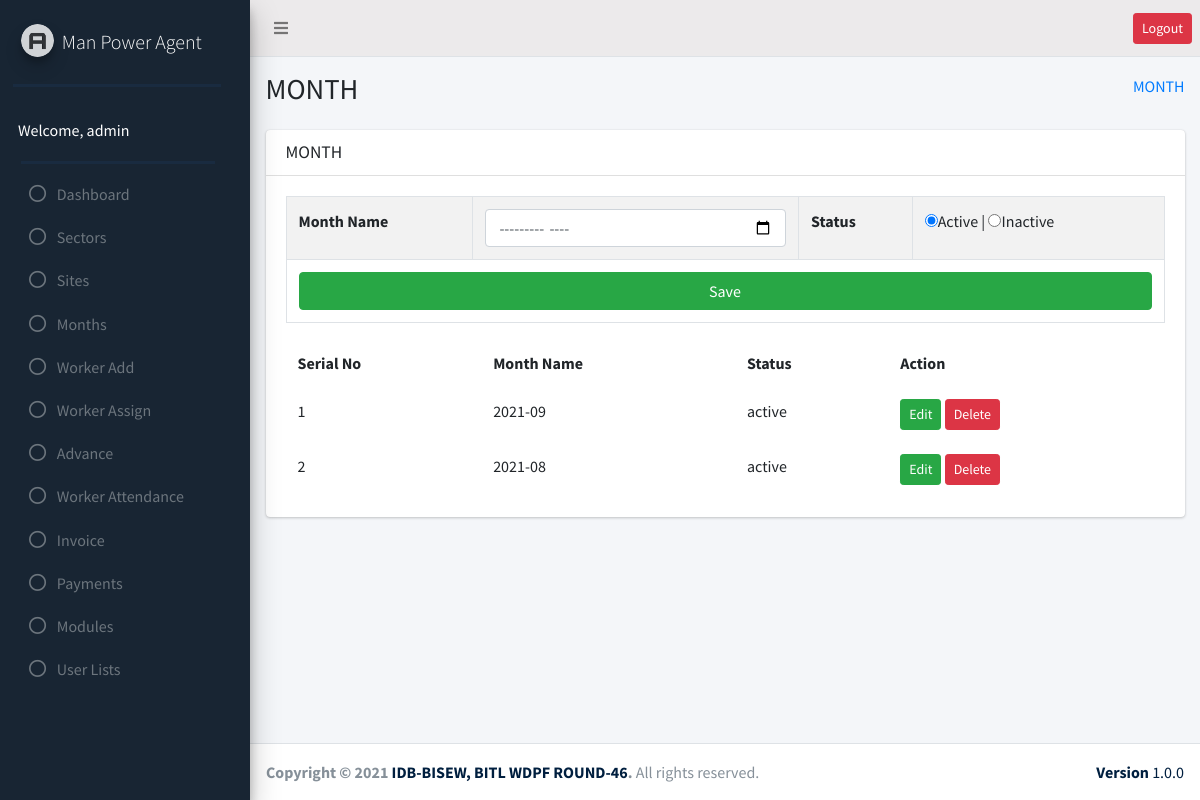
Page /month/month.php (signed in) on the committed database.
### tables this page shows
CREATE TABLE `user_role` (
  `id` int(11) NOT NULL,
  `adminID` int(11) NOT NULL,
  `sites_edit` int(50) DEFAULT NULL,
  `sites_delete` int(50) DEFAULT NULL,
  `sectors_edit` int(50) DEFAULT NULL,
  `sectors_delete` int(50) DEFAULT NULL,
  `add_worker_edit` int(50) DEFAULT NULL,
  `add_worker_delete` int(50) DEFAULT NULL,
  `worker_assign_edit` int(50) DEFAULT NULL,
  `worker_assign_delete` int(50) DEFAULT NULL,
  `advance_edit` int(50) DEFAULT NULL,
  `advance_delete` int(50) DEFAULT NULL,
  `payments_edit` int(50) DEFAULT NULL,
  `payments_delete` int(50) DEFAULT NULL,
  `month_edit` int(50) DEFAULT NULL,
  `month_delete` int(50) DEFAULT NULL,
  `modules_edit` int(50) DEFAULT NULL,
  `modules_delete` int(50) DEFAULT NULL,
  `user_lists_edit` int(50) DEFAULT NULL,
  `user_lists_delete` int(50) DEFAULT NULL,
  `worker_attendance_edit` int(11) NOT NULL,
  `worker_attendance_delete` int(11) NOT NULL,
  `invoice_edit` int(11) NOT NULL,
  `invoice_delete` int(11) NOT NULL
);

CREATE TABLE `month` (
  `id` int(11) NOT NULL,
  `month_name` varchar(255) NOT NULL,
  `status` enum('active','inactive') NOT NULL
);

### month/month.php (the view, shortened to what this page needs)
<?php
require_once("../header.php");
require_once("../sidebar.php");
$hh=$conn->query("SELECT * FROM month");
    $yy=$conn->query("INSERT INTO `month`(`month_name`, `status`) VALUES ('$month_name','$status')"); ?>
<section class="content-header">
    <div class="container-fluid">
        <div class="row mb-2">
            <div class="col-sm-6">
                <h1>MONTH</h1>
            </div>
            <div class="col-sm-6">
                <ol class="breadcrumb float-sm-right">
                    <li class="breadcrumb-item"><a href="#">MONTH</a></li>
                </ol>
            </div>
        </div>
    </div>
</section>
<section class="content">
    <div class="container-fluid">
        <div class="row">
            <div class="col-md-12">
                <div class="card">
                    <div class="card-header">
                        <h2 class="card-title text-center">
                            MONTH
                        </h2>
                    </div>
                    <div class="card-body">
                        <form action="" method="post">
                            <table class="table table-bordered  table-striped table-hover">
                                <tr>
                                    <th>Month Name</th>
                                    <td>
                                        <input type="month" name="month_name" class=" form-control" value="MM YYYY">
                                    </td>
                                    <th>Status</th>
                                    <td>
                                        <input type="radio" name="status" value="active" checked><span>Active</span> |
                                        <input type="radio" name="status" value="inactive"><span>Inactive</span>
                                    </td>
                                </tr>
                                <tr>
                                    <td colspan="8">
                                        <input type="submit" name="submit" value="Save"
                                            class="btn btn-block btn-success">
                                    </td>
                                </tr>
                            </table>
                        </form>
                        <table class=" table table-borderless table-hover">
                            <tr>
                                <th>Serial No</th>
                                <th>Month Name</th>
                                <th>Status</th>
                                <th>Action</th>
                            </tr>
                            <?php $i=0; while ($cc=$hh->fetch_assoc()) {
        ?>
                            <tr>
                                <td> <?php echo ++$i; ?>
                                </td>
                                <td> <?php echo $cc['month_name']?>
                                </td>
                                <td> <?php echo $cc['status']?>
                                </td>
                                <td>
                                    <a href="month_edit.php?id=<?php echo $cc['id'] ?>"
                                        class="btn btn-sm btn-success">Edit</a>
                                    <a href="month_delete.php?id=<?php echo $cc['id'] ?>"
                                        class="btn btn-sm btn-danger"
                                        onclick="return confirm('Are you sure?')">Delete</a>
                                </td>
                            </tr>
                            <?php
    } ?>
                        </table>
                    </div>
                </div>
            </div>
        </div>
    </div>
</section>
<?php require("../footer.php"); ?>

### sidebar.php (shortened to what this page needs)
 <?php
    $serverName = 'http://'.$_SERVER['SERVER_NAME'].'/man_power_agent';
    require_once("db_config.php");
?>
 <aside class="main-sidebar bg-success pt-14  elevation-4">
   <a href="" class="brand-link">
     <img src="<?= $serverName; ?>/assets/images/AdminLTELogo.png"
       alt="AdminLTE Logo" class="brand-image img-circle elevation-3" style="opacity: .8">
     <span class="brand-text font-weight-light">Man Power Agent</span>
   </a>
   <div class="bb-2"></div>
   <div class="sidebar">
     <div class="user-panel mt-3  d-flex">
       <div class="info text-white">
         Welcome, <?= $_SESSION['name']; ?>
       </div>
     </div>
     <div class="bb-2"></div>
     <nav class="mt-2">
       <ul class="nav nav-pills nav-sidebar flex-column" data-widget="treeview" role="menu" data-accordion="false">
       <li class="nav-item">
           <a href="http://localhost/man_power_agent/dashboard.php" class="nav-link">
             <i class="far fa-circle nav-icon"></i>
             <p>Dashboard</p>
           </a>
         </li>
         <?php
         $result = $conn->query("SELECT * FROM `admin`");
           while ($row = $result->fetch_assoc()) {
               if ($_SESSION['name'] == $row['name']) {
                   $id = $_SESSION['id'];
                   if ($row['status'] =='active') {
                       $userRoleTable= $conn->query("SELECT * FROM `user_role` JOIN admin ON admin.id= user_role.adminID WHERE `adminID`= $id");
                       while ($roleRow = $userRoleTable->fetch_assoc()) {
                           ?>
        <?php
           if ($roleRow['sectors_edit'] == '1'  || $roleRow['sectors_delete'] == '1') {
               ?>
         <li class="nav-item">
           <a href="http://localhost/man_power_agent/sectors/sectors.php" class="nav-link">
             <i class="far fa-circle nav-icon"></i>
             <p>Sectors</p>
           </a>
         </li>
         <?php
           }
           if ($roleRow['sites_edit'] == '1'  || $roleRow['sites_delete'] == '1') {
               ?>
         <li class="nav-item">
           <a href="http://localhost/man_power_agent/sites/sites.php" class="nav-link">
             <i class="far fa-circle nav-icon"></i>
             <p>Sites</p>
           </a>
         </li>
         <?php
           }
           if ($roleRow['month_edit'] == '1'  || $roleRow['month_delete'] == '1') { ?>
         <li class="nav-item">
           <a href="http://localhost/man_power_agent/month/month.php" class="nav-link">
             <i class="far fa-circle nav-icon"></i>
             <p>Months</p>
           </a>
         </li>
         <?php } ?>
        <?php  if ($roleRow['add_worker_edit'] == '1'  || $roleRow['add_worker_delete'] == '1') { ?>
         <li class="nav-item">
           <a href="http://localhost/man_power_agent/add_worker/add_worker.php" class="nav-link">
             <i class="far fa-circle nav-icon"></i>
             <p>Worker Add</p>
           </a>
         </li>
         <?php } ?>
         <?php  if ($roleRow['worker_assign_edit'] == '1'  || $roleRow['worker_assign_delete'] == '1') { ?>
         <li class="nav-item">
           <a href="http://localhost/man_power_agent/worker_assign/worker_assign.php" class="nav-link">
             <i class="far fa-circle nav-icon"></i>
             <p>Worker Assign</p>
           </a>
         </li>
         <?php  } ?>
         <?php  if ($roleRow['advance_edit'] == '1'  || $roleRow['advance_delete'] == '1') { ?>
         <li class="nav-item">
           <a href="http://localhost/man_power_agent/advance/advance.php" class="nav-link">
             <i class="far fa-circle nav-icon"></i>
             <p>Advance</p>
           </a>
         </li>
         <?php } ?>
         <?php  if ($roleRow['worker_attendance_edit'] == '1'  || $roleRow['worker_attendance_delete'] == '1') { ?>
         <li class="nav-item">
           <a href="http://localhost/man_power_agent/worker_attendance/worker_attendance.php" class="nav-link">
             <i class="far fa-circle nav-icon"></i>
             <p>Worker Attendance</p>
           </a>
         </li>
         <?php } ?>
         <?php  if ($roleRow['invoice_edit'] == '1'  || $roleRow['invoice_delete'] == '1') { ?>
         <li class="nav-item">
           <a href="http://localhost/man_power_agent/invoice/invoice.php" class="nav-link">
             <i class="far fa-circle nav-icon"></i>
             <p>Invoice</p>
           </a>
         </li>
         <?php } ?>
         <?php  if ($roleRow['payments_edit'] == '1'  || $roleRow['payments_delete'] == '1') { ?>
          <li class="nav-item">
           <a href="http://localhost/man_power_agent/payments/payments.php" class="nav-link">
             <i class="far fa-circle nav-icon"></i>
             <p>Payments</p>
           </a>
         </li>
         <?php } ?>
         <?php  if ($roleRow['modules_edit'] == '1'  || $roleRow['modules_delete'] == '1') { ?>
         <li class="nav-item">
           <a href="http://localhost/man_power_agent/modules/modules.php" class="nav-link">
             <i class="far fa-circle nav-icon"></i>
             <p>Modules</p>
           </a>
         </li>
         <?php } ?>
         <?php  if ($roleRow['user_lists_edit'] == '1'  || $roleRow['user_lists_delete'] == '1') { ?>
          <li class="nav-item">
           <a href="http://localhost/man_power_agent/user_lists/user_lists.php" class="nav-link">
             <i class="far fa-circle nav-icon"></i>
             <p>User Lists</p>
           </a>
         </li>
         <?php  } ?>
         <?php
                       }
                   }
                   else {
                       header("location: inactive_user.php");
                   }
               }
           }
         ?>
       </ul>
     </nav>
   </div>
 </aside>

### rows in the picture
user_role: sectors_edit 1 (drawn), sites_edit 0 (drawn), month_edit 1 (drawn), add_worker_edit 1 (drawn), worker_assign_edit 1 (drawn), advance_edit 1 (drawn), worker_attendance_edit 1 (drawn), invoice_edit 1 (drawn), payments_edit 1 (drawn), modules_edit 1 (drawn), user_lists_edit 1 (drawn)
month: month_name "2021-09", status "active"
month: month_name "2021-08", status "active"

### other values in the picture
$_SESSION['name'] "admin"
